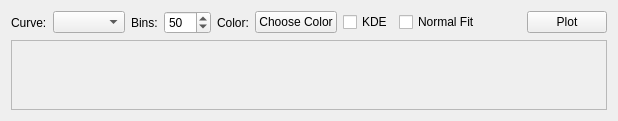
<widget class="QWidget" name="histogramTab">
<layout class="QVBoxLayout" name="histVLayout">
<item><layout class="QHBoxLayout" name="histCtrlLayout">
<item><widget class="QLabel" name="histCurveLbl">
<property name="text"><string>Curve:</string></property>
</widget></item>
<item><widget class="QComboBox" name="histCurveCombo">
<property name="toolTip"><string>Select curve for histogram</string></property>
</widget></item>
<item><widget class="QLabel" name="histBinsLbl">
<property name="text"><string>Bins:</string></property>
</widget></item>
<item><widget class="QSpinBox" name="histBinsSpin">
<property name="minimum"><number>5</number></property>
<property name="maximum"><number>500</number></property>
<property name="value"><number>50</number></property>
<property name="toolTip"><string>Number of histogram bins</string></property>
</widget></item>
<item><widget class="QLabel" name="histColorLbl">
<property name="text"><string>Color:</string></property>
</widget></item>
<item><widget class="QPushButton" name="histColorBtn">
<property name="text"><string>Choose Color</string></property>
<property name="toolTip"><string>Select histogram bar color</string></property>
</widget></item>
<item><widget class="QCheckBox" name="histKdeChk">
<property name="text"><string>KDE</string></property>
<property name="toolTip"><string>Overlay kernel density estimate</string></property>
</widget></item>
<item><widget class="QCheckBox" name="histNormChk">
<property name="text"><string>Normal Fit</string></property>
<property name="toolTip"><string>Overlay normal distribution fit</string></property>
</widget></item>
<item><spacer><property name="orientation"><enum>Qt::Horizontal</enum></property><property name="sizeHint" stdset="0"><size><width>40</width><height>20</height></size></property></spacer></item>
<item><widget class="QPushButton" name="histPlotBtn">
<property name="text"><string>Plot</string></property>
<property name="toolTip"><string>Generate histogram</string></property>
</widget></item>
</layout></item>
<item><widget class="QScrollArea" name="histScrollArea">
<property name="widgetResizable"><bool>true</bool></property>
<widget class="QWidget" name="histCanvasWidget">
<property name="sizePolicy"><sizepolicy hsizetype="Expanding" vsizetype="Expanding"><horstretch>0</horstretch><verstretch>0</verstretch></sizepolicy></property>
</widget>
</widget></item>
</layout>
<attribute name="title"><string>Histogram</string></attribute></widget>
